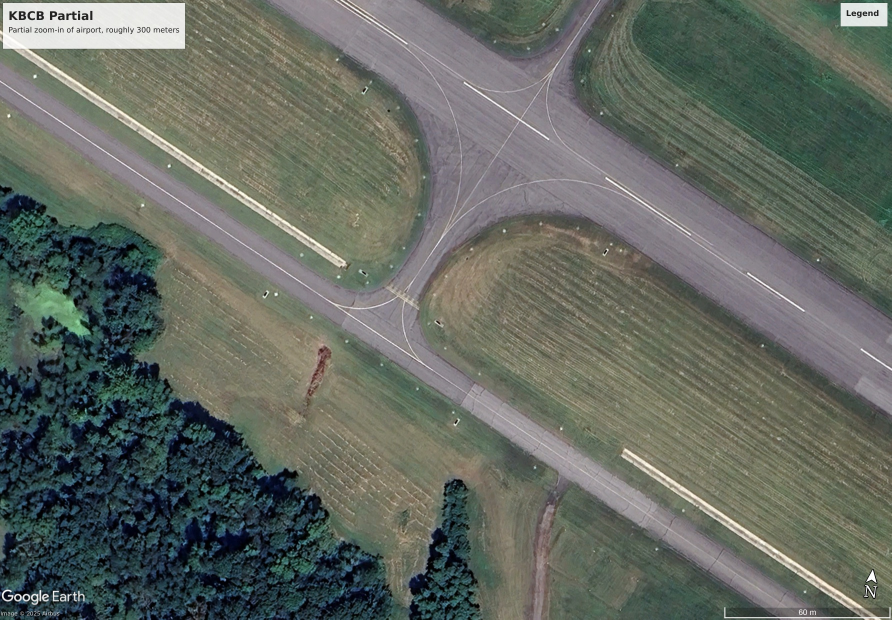
#> input picture s3/VTTI_data/Satellite/KBCB_partial.jpg, 1783 x 1239 px (shown at 1/2 size)
$ jupyter execute --allow-errors gnav_ssd_alternatives.ipynb   (shell and % lines are left out)
#> lines starting #> are read from the running program, lines starting #| are printed output that depends on the picture
### s3/groundNAV_agent_VTTI.py
import numpy as np
import cv2
import open3d as o3d
import matplotlib.pyplot as plt
import plotly.graph_objects as go
import plotly.io as pio
from scipy.spatial.transform import Rotation as R
from scipy.spatial import cKDTree
from matplotlib.path import Path
import os
from mpl_toolkits.mplot3d import Axes3D
from shapely.geometry import Polygon, box, Point
from shapely.affinity import rotate
import copy
import math
from pathlib import Path as pth
import re


from colmapParsingUtils import *

class gNAV_agent:
	"""
	Project for enhancing autonomous ground navigation of aerial vehicles
	Initialization of agent
	Inputs: Reference image (satellite), SfM solution (COLMAP), selected images
	"""
	def __init__(self, images_colm, cameras_colm, pts3d_colm, images, sat_ref):
#> called with images_colm = 'VTTI_data/HIGH/images.txt', cameras_colm = 'VTTI_data/HIGH/cameras.txt', pts3d_colm = 'VTTI_data/HIGH/points3D.txt', images = 'VTTI_data/test_images_feb17_2026/', sat_ref = 'VTTI_data/Satellite/KBCB_partial.jpg'
		self.images_c_loc = images_colm		# Location of images file
		self.cameras_c_loc = cameras_colm	# Location of cameras file
		self.pts3d_c_loc = pts3d_colm 		# Location of ptd3d file
		self.imss = images 					# Location of specific image folder
		self.sat_ref_c = cv2.imread(sat_ref) 	# Satellite reference image
#> self.sat_ref_c is the input picture: shape (1239, 1783, 3); mean B, G, R 97.9, 105.7, 99.9
		self.sat_ref = cv2.cvtColor(self.sat_ref_c, cv2.COLOR_BGR2GRAY)
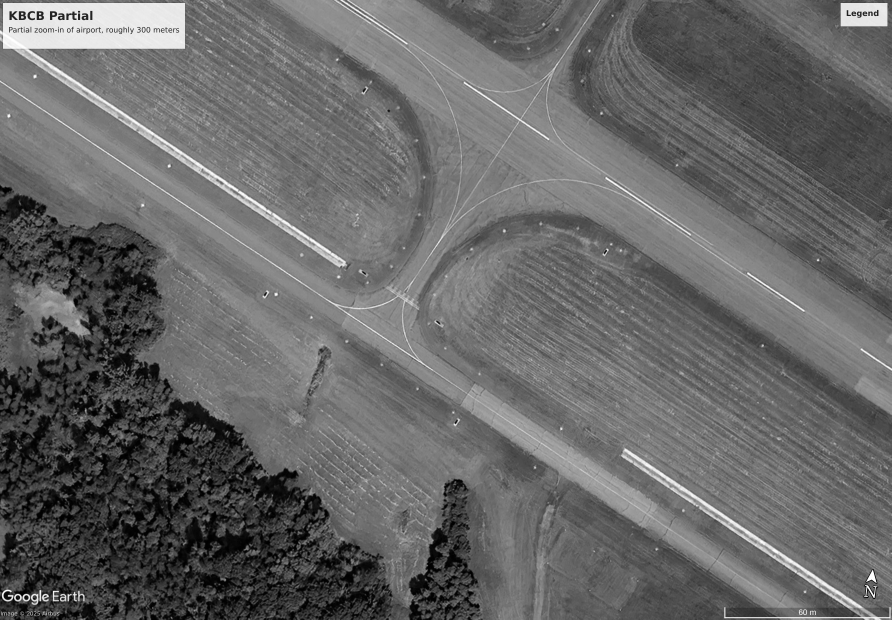
#> self.sat_ref: shape (1239, 1783) (shown at 1/2 size); min 0, max 255, mean 103
		self.read_colmap_data()
		self.image_parsing()
		self.sat_im_init()
		# Initial scene points and RGB data
		self.grab_pts(self.pts3d_c)
		# Initialize best guess and SSDs
		self.im_pts_best_guess = {}
		self.ssds_curr = {}
		self.ssds_curr_micro = {}
		# self.ssds1_curr = {}
		self.im_num = len(self.images_dict)

	def read_colmap_data(self):
		self.images_c = read_images_text(self.images_c_loc)
		self.cameras_c = read_cameras_text(self.cameras_c_loc)
		self.pts3d_c = read_points3D_text(self.pts3d_c_loc)

	# [2080 lines left out: functions image_parsing, read_image_files, sat_im_init, grab_pts, pose_scene_visualization, grab_poses and 46 more, not called in this run]

### s2/TerrainNav/colmapParsingUtils.py
"""
This file copied with small modifications from:
 * https://github.com/colmap/colmap/blob/1a4d0bad2e90aa65ce997c9d1779518eaed998d5/scripts/python/read_write_model.py

TODO(1480) Delete this file when moving to pycolmap.


"""

# Copyright (c) 2023, ETH Zurich and UNC Chapel Hill.
# All rights reserved.
#
# Redistribution and use in source and binary forms, with or without
# modification, are permitted provided that the following conditions are met:
#
#     * Redistributions of source code must retain the above copyright
#       notice, this list of conditions and the following disclaimer.
#
#     * Redistributions in binary form must reproduce the above copyright
#       notice, this list of conditions and the following disclaimer in the
#       documentation and/or other materials provided with the distribution.
#
#     * Neither the name of ETH Zurich and UNC Chapel Hill nor the names of
#       its contributors may be used to endorse or promote products derived
#       from this software without specific prior written permission.
#
# THIS SOFTWARE IS PROVIDED BY THE COPYRIGHT HOLDERS AND CONTRIBUTORS "AS IS"
# AND ANY EXPRESS OR IMPLIED WARRANTIES, INCLUDING, BUT NOT LIMITED TO, THE
# IMPLIED WARRANTIES OF MERCHANTABILITY AND FITNESS FOR A PARTICULAR PURPOSE
# ARE DISCLAIMED. IN NO EVENT SHALL THE COPYRIGHT HOLDERS OR CONTRIBUTORS BE
# LIABLE FOR ANY DIRECT, INDIRECT, INCIDENTAL, SPECIAL, EXEMPLARY, OR
# CONSEQUENTIAL DAMAGES (INCLUDING, BUT NOT LIMITED TO, PROCUREMENT OF
# SUBSTITUTE GOODS OR SERVICES; LOSS OF USE, DATA, OR PROFITS; OR BUSINESS
# INTERRUPTION) HOWEVER CAUSED AND ON ANY THEORY OF LIABILITY, WHETHER IN
# CONTRACT, STRICT LIABILITY, OR TORT (INCLUDING NEGLIGENCE OR OTHERWISE)
# ARISING IN ANY WAY OUT OF THE USE OF THIS SOFTWARE, EVEN IF ADVISED OF THE
# POSSIBILITY OF SUCH DAMAGE.
#
# Author: Johannes L. Schoenberger (jsch-at-demuc-dot-de)

import collections
import os
import struct

import numpy as np

CameraModel = collections.namedtuple("CameraModel", ["model_id", "model_name", "num_params"])
Camera = collections.namedtuple("Camera", ["id", "model", "width", "height", "params"])
BaseImage = collections.namedtuple("Image", ["id", "qvec", "tvec", "camera_id", "name", "xys", "point3D_ids"])
Point3D = collections.namedtuple("Point3D", ["id", "xyz", "rgb", "error", "image_ids", "point2D_idxs"])


class Image(BaseImage):
    def qvec2rotmat(self):
        return qvec2rotmat(self.qvec)


CAMERA_MODELS = {
    CameraModel(model_id=0, model_name="SIMPLE_PINHOLE", num_params=3),
    CameraModel(model_id=1, model_name="PINHOLE", num_params=4),
    CameraModel(model_id=2, model_name="SIMPLE_RADIAL", num_params=4),
    CameraModel(model_id=3, model_name="RADIAL", num_params=5),
    CameraModel(model_id=4, model_name="OPENCV", num_params=8),
    CameraModel(model_id=5, model_name="OPENCV_FISHEYE", num_params=8),
    CameraModel(model_id=6, model_name="FULL_OPENCV", num_params=12),
    CameraModel(model_id=7, model_name="FOV", num_params=5),
    CameraModel(model_id=8, model_name="SIMPLE_RADIAL_FISHEYE", num_params=4),
    CameraModel(model_id=9, model_name="RADIAL_FISHEYE", num_params=5),
    CameraModel(model_id=10, model_name="THIN_PRISM_FISHEYE", num_params=12),
}
CAMERA_MODEL_IDS = dict([(camera_model.model_id, camera_model) for camera_model in CAMERA_MODELS])
CAMERA_MODEL_NAMES = dict([(camera_model.model_name, camera_model) for camera_model in CAMERA_MODELS])


# [126 lines left out: functions read_next_bytes, write_next_bytes, read_cameras_text, read_cameras_binary, write_cameras_text, write_cameras_binary, not called in this run]


def read_images_text(path):
    """
    see: src/base/reconstruction.cc
        void Reconstruction::ReadImagesText(const std::string& path)
        void Reconstruction::WriteImagesText(const std::string& path)
    """
    images = {}
    with open(path, "r") as fid:
        while True:
            line = fid.readline()
            if not line:
                break
            line = line.strip()
            if len(line) > 0 and line[0] != "#":
                elems = line.split()
                image_id = int(elems[0])
                qvec = np.array(tuple(map(float, elems[1:5])))
                tvec = np.array(tuple(map(float, elems[5:8])))
                camera_id = int(elems[8])
                image_name = elems[9]
                elems = fid.readline().split()
                xys = np.column_stack([tuple(map(float, elems[0::3])), tuple(map(float, elems[1::3]))])
                point3D_ids = np.array(tuple(map(int, elems[2::3])))
                images[image_id] = Image(
                    id=image_id,
                    qvec=qvec,
                    tvec=tvec,
                    camera_id=camera_id,
                    name=image_name,
                    xys=xys,
                    point3D_ids=point3D_ids,
                )
    return images


# [290 lines left out: functions read_images_binary, write_images_text, write_images_binary, read_points3D_text, read_points3D_binary, write_points3D_text and 6 more, not called in this run]

### s3/gnav_ssd_alternatives.ipynb
# Exploring SSD Alternatives

# GNAV pipeline application on VTTI dataset

With a satellite reference image, we intend to utilize a SfM solution to match ground segments of images to the reference map.
- Inputs: Reference image (satellite), SfM solution (images, points, cameras), selected images (5)
- Output: Correction solutions for translation, rotation, scaling

APPLYING ORIGINAL PIPELINE ON VTTI AIRPORT

[cell 1]
import numpy as np
import cv2
import open3d as o3d
import plotly.graph_objects as go
import plotly.io as pio
from scipy.spatial.transform import Rotation as R
from scipy.spatial import cKDTree
import imageio
import pickle
# %matplotlib qt
import matplotlib.pyplot as plt
from matplotlib.path import Path
import time
from scipy.stats import norm, multivariate_normal

from groundNAV_agent_VTTI import *
from colmapParsingUtils import *
from microp_distb_VTTI import *
from distb_plotting_utils_VTTI import *
import pycolmap

# SAVE YOUR WORK


$ run again, with s3/VTTI_data/Satellite/KBCB_full.jpg copied over s3/VTTI_data/Satellite/KBCB_partial.jpg
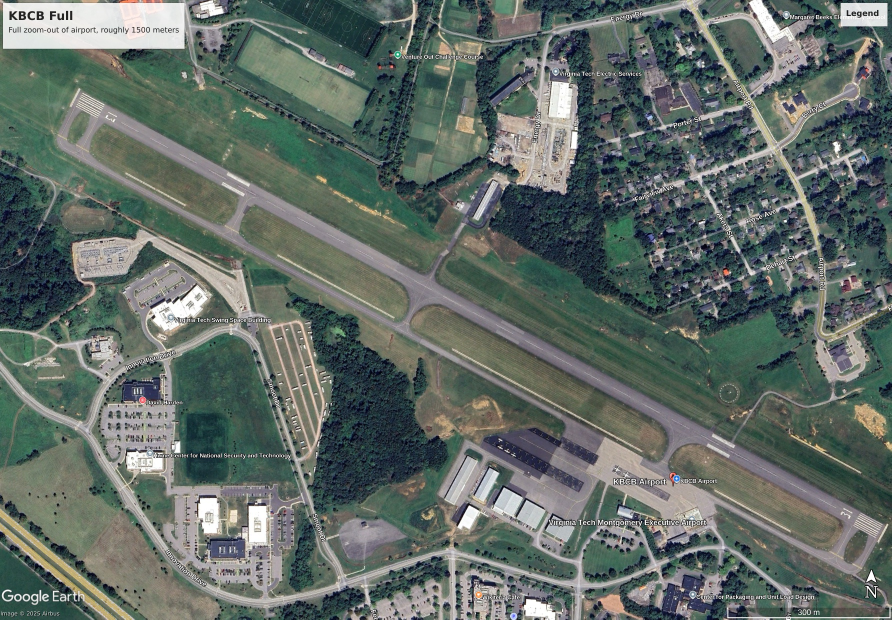
#> input picture s3/VTTI_data/Satellite/KBCB_full.jpg, 1783 x 1239 px (shown at 1/2 size)
#> in __init__, self.sat_ref_c is the input picture: shape (1239, 1783, 3); mean B, G, R 102, 107.5, 97
#> in __init__, `self.sat_ref = cv2.cvtColor(self.sat_ref_c, cv2.COLOR_BGR2GRAY)`:
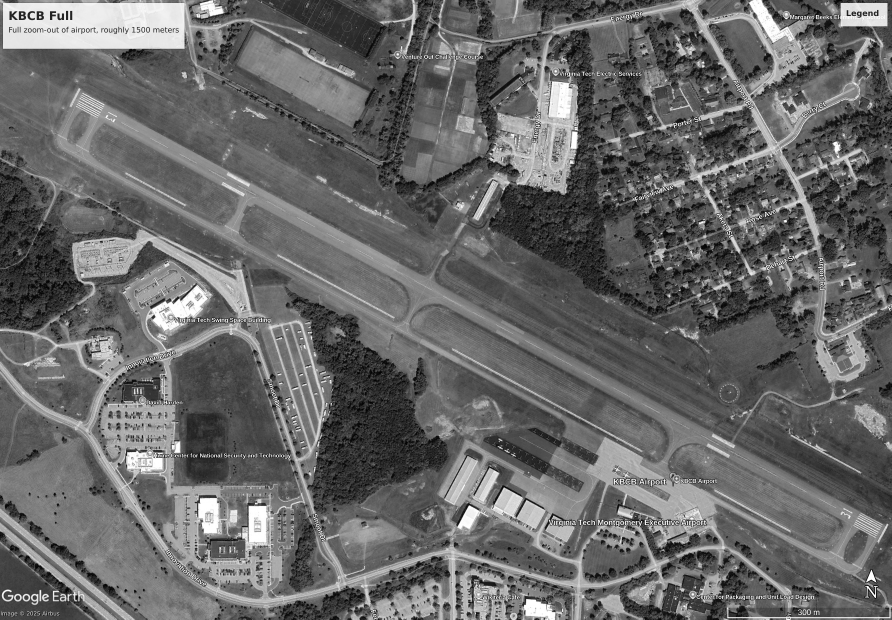
#> self.sat_ref: shape (1239, 1783) (shown at 1/2 size); min 0, max 255, mean 103.8
